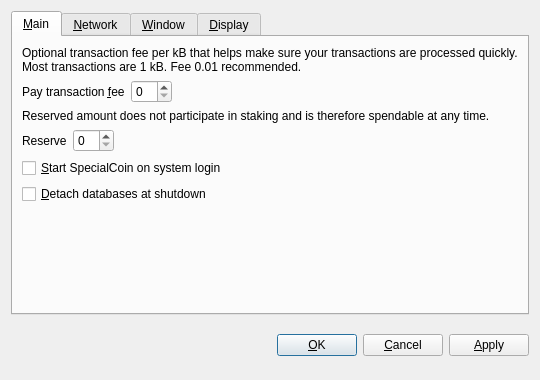
<?xml version="1.0" encoding="UTF-8"?>
<ui version="4.0">
 <class>OptionsDialog</class>
 <widget class="QDialog" name="OptionsDialog">
  <property name="geometry">
   <rect>
    <x>0</x>
    <y>0</y>
    <width>540</width>
    <height>380</height>
   </rect>
  </property>
  <property name="windowTitle">
   <string>Options</string>
  </property>
  <property name="modal">
   <bool>true</bool>
  </property>
  <layout class="QVBoxLayout" name="verticalLayout">
   <item>
    <widget class="QTabWidget" name="tabWidget">
     <property name="tabPosition">
      <enum>QTabWidget::North</enum>
     </property>
     <property name="currentIndex">
      <number>0</number>
     </property>
     <widget class="QWidget" name="tabMain">
      <attribute name="title">
       <string>&amp;Main</string>
      </attribute>
      <layout class="QVBoxLayout" name="verticalLayout_Main">
       <item>
        <widget class="QLabel" name="transactionFeeInfoLabel">
         <property name="text">
          <string>Optional transaction fee per kB that helps make sure your transactions are processed quickly. Most transactions are 1 kB. Fee 0.01 recommended.</string>
         </property>
         <property name="textFormat">
          <enum>Qt::PlainText</enum>
         </property>
         <property name="wordWrap">
          <bool>true</bool>
         </property>
        </widget>
       </item>
       <item>
        <layout class="QHBoxLayout" name="horizontalLayoutFee">
         <item>
          <widget class="QLabel" name="transactionFeeLabel">
           <property name="text">
            <string>Pay transaction &amp;fee</string>
           </property>
           <property name="textFormat">
            <enum>Qt::PlainText</enum>
           </property>
           <property name="buddy">
            <cstring>transactionFee</cstring>
           </property>
          </widget>
         </item>
         <item>
          <widget class="BitcoinAmountField" name="transactionFee"/>
         </item>
         <item>
          <spacer name="horizontalSpacerFee">
           <property name="orientation">
            <enum>Qt::Horizontal</enum>
           </property>
           <property name="sizeHint" stdset="0">
            <size>
             <width>40</width>
             <height>20</height>
            </size>
           </property>
          </spacer>
         </item>
        </layout>
       </item>
       <item>
        <widget class="QLabel" name="reserveBalanceInfoLabel">
         <property name="text">
          <string>Reserved amount does not participate in staking and is therefore spendable at any time.</string>
         </property>
         <property name="textFormat">
          <enum>Qt::PlainText</enum>
         </property>
         <property name="wordWrap">
          <bool>true</bool>
         </property>
        </widget>
       </item>
       <item>
        <layout class="QHBoxLayout" name="horizontalLayoutReserveBalance">
         <item>
          <widget class="QLabel" name="reserveBalanceLabel">
           <property name="text">
            <string>Reserve</string>
           </property>
           <property name="textFormat">
            <enum>Qt::PlainText</enum>
           </property>
           <property name="buddy">
            <cstring>reserveBalance</cstring>
           </property>
          </widget>
         </item>
         <item>
          <widget class="BitcoinAmountField" name="reserveBalance"/>
         </item>
         <item>
          <spacer name="horizontalSpacerReserveBalance">
           <property name="orientation">
            <enum>Qt::Horizontal</enum>
           </property>
           <property name="sizeHint" stdset="0">
            <size>
             <width>40</width>
             <height>20</height>
            </size>
           </property>
          </spacer>
         </item>
        </layout>
       </item>
       <item>
        <widget class="QCheckBox" name="bitcoinAtStartup">
         <property name="toolTip">
          <string>Automatically start SpecialCoin after logging in to the system.</string>
         </property>
         <property name="text">
          <string>&amp;Start SpecialCoin on system login</string>
         </property>
        </widget>
       </item>
       <item>
        <widget class="QCheckBox" name="detachDatabases">
         <property name="toolTip">
          <string>Detach block and address databases at shutdown. This means they can be moved to another data directory, but it slows down shutdown. The wallet is always detached.</string>
         </property>
         <property name="text">
          <string>&amp;Detach databases at shutdown</string>
         </property>
        </widget>
       </item>
       <item>
        <spacer name="verticalSpacer_Main">
         <property name="orientation">
          <enum>Qt::Vertical</enum>
         </property>
         <property name="sizeHint" stdset="0">
          <size>
           <width>20</width>
           <height>40</height>
          </size>
         </property>
        </spacer>
       </item>
      </layout>
     </widget>
     <widget class="QWidget" name="tabNetwork">
      <attribute name="title">
       <string>&amp;Network</string>
      </attribute>
      <layout class="QVBoxLayout" name="verticalLayout_Network">
       <item>
        <widget class="QCheckBox" name="mapPortUpnp">
         <property name="toolTip">
          <string>Automatically open the SpecialCoin client port on the router. This only works when your router supports UPnP and it is enabled.</string>
         </property>
         <property name="text">
          <string>Map port using &amp;UPnP</string>
         </property>
        </widget>
       </item>
       <item>
        <widget class="QCheckBox" name="connectSocks">
         <property name="toolTip">
          <string>Connect to the SpecialCoin network through a SOCKS proxy (e.g. when connecting through Tor).</string>
         </property>
         <property name="text">
          <string>&amp;Connect through SOCKS proxy:</string>
         </property>
        </widget>
       </item>
       <item>
        <layout class="QHBoxLayout" name="horizontalLayout_Network">
         <item>
          <widget class="QLabel" name="proxyIpLabel">
           <property name="text">
            <string>Proxy &amp;IP:</string>
           </property>
           <property name="textFormat">
            <enum>Qt::PlainText</enum>
           </property>
           <property name="buddy">
            <cstring>proxyIp</cstring>
           </property>
          </widget>
         </item>
         <item>
          <widget class="QValidatedLineEdit" name="proxyIp">
           <property name="maximumSize">
            <size>
             <width>140</width>
             <height>16777215</height>
            </size>
           </property>
           <property name="toolTip">
            <string>IP address of the proxy (e.g. 127.0.0.1)</string>
           </property>
          </widget>
         </item>
         <item>
          <widget class="QLabel" name="proxyPortLabel">
           <property name="text">
            <string>&amp;Port:</string>
           </property>
           <property name="textFormat">
            <enum>Qt::PlainText</enum>
           </property>
           <property name="buddy">
            <cstring>proxyPort</cstring>
           </property>
          </widget>
         </item>
         <item>
          <widget class="QLineEdit" name="proxyPort">
           <property name="maximumSize">
            <size>
             <width>55</width>
             <height>16777215</height>
            </size>
           </property>
           <property name="toolTip">
            <string>Port of the proxy (e.g. 9050)</string>
           </property>
          </widget>
         </item>
         <item>
          <widget class="QLabel" name="socksVersionLabel">
           <property name="text">
            <string>SOCKS &amp;Version:</string>
           </property>
           <property name="textFormat">
            <enum>Qt::PlainText</enum>
           </property>
           <property name="buddy">
            <cstring>socksVersion</cstring>
           </property>
          </widget>
         </item>
         <item>
          <widget class="QValueComboBox" name="socksVersion">
           <property name="toolTip">
            <string>SOCKS version of the proxy (e.g. 5)</string>
           </property>
          </widget>
         </item>
         <item>
          <spacer name="horizontalSpacer_Network">
           <property name="orientation">
            <enum>Qt::Horizontal</enum>
           </property>
           <property name="sizeHint" stdset="0">
            <size>
             <width>40</width>
             <height>20</height>
            </size>
           </property>
          </spacer>
         </item>
        </layout>
       </item>
       <item>
        <spacer name="verticalSpacer_Network">
         <property name="orientation">
          <enum>Qt::Vertical</enum>
         </property>
         <property name="sizeHint" stdset="0">
          <size>
           <width>20</width>
           <height>40</height>
          </size>
         </property>
        </spacer>
       </item>
      </layout>
     </widget>
     <widget class="QWidget" name="tabWindow">
      <attribute name="title">
       <string>&amp;Window</string>
      </attribute>
      <layout class="QVBoxLayout" name="verticalLayout_Window">
       <item>
        <widget class="QCheckBox" name="minimizeToTray">
         <property name="toolTip">
          <string>Show only a tray icon after minimizing the window.</string>
         </property>
         <property name="text">
          <string>&amp;Minimize to the tray instead of the taskbar</string>
         </property>
        </widget>
       </item>
       <item>
        <widget class="QCheckBox" name="minimizeOnClose">
         <property name="toolTip">
          <string>Minimize instead of exit the application when the window is closed. When this option is enabled, the application will be closed only after selecting Quit in the menu.</string>
         </property>
         <property name="text">
          <string>M&amp;inimize on close</string>
         </property>
        </widget>
       </item>
       <item>
        <spacer name="verticalSpacer_Window">
         <property name="orientation">
          <enum>Qt::Vertical</enum>
         </property>
         <property name="sizeHint" stdset="0">
          <size>
           <width>20</width>
           <height>40</height>
          </size>
         </property>
        </spacer>
       </item>
      </layout>
     </widget>
     <widget class="QWidget" name="tabDisplay">
      <attribute name="title">
       <string>&amp;Display</string>
      </attribute>
      <layout class="QVBoxLayout" name="verticalLayout_Display">
       <item>
        <layout class="QHBoxLayout" name="horizontalLayout_1_Display">
         <item>
          <widget class="QLabel" name="langLabel">
           <property name="text">
            <string>User Interface &amp;language:</string>
           </property>
           <property name="textFormat">
            <enum>Qt::PlainText</enum>
           </property>
           <property name="buddy">
            <cstring>lang</cstring>
           </property>
          </widget>
         </item>
         <item>
          <widget class="QValueComboBox" name="lang">
           <property name="toolTip">
            <string>The user interface language can be set here. This setting will take effect after restarting SpecialCoin.</string>
           </property>
          </widget>
         </item>
        </layout>
       </item>
       <item>
        <layout class="QHBoxLayout" name="horizontalLayout_2_Display">
         <item>
          <widget class="QLabel" name="unitLabel">
           <property name="text">
            <string>&amp;Unit to show amounts in:</string>
           </property>
           <property name="textFormat">
            <enum>Qt::PlainText</enum>
           </property>
           <property name="buddy">
            <cstring>unit</cstring>
           </property>
          </widget>
         </item>
         <item>
          <widget class="QValueComboBox" name="unit">
           <property name="toolTip">
            <string>Choose the default subdivision unit to show in the interface and when sending coins.</string>
           </property>
          </widget>
         </item>
        </layout>
       </item>
       <item>
        <widget class="QCheckBox" name="displayAddresses">
         <property name="toolTip">
          <string>Whether to show SpecialCoin addresses in the transaction list or not.</string>
         </property>
         <property name="text">
          <string>&amp;Display addresses in transaction list</string>
         </property>
        </widget>
       </item>
       <item>
        <widget class="QCheckBox" name="coinControlFeatures">
         <property name="toolTip">
          <string>Whether to show coin control features or not.</string>
         </property>
         <property name="text">
          <string>Display coin &amp;control features (experts only!)</string>
         </property>
        </widget>
       </item>
       <item>
        <spacer name="verticalSpacer_Display">
         <property name="orientation">
          <enum>Qt::Vertical</enum>
         </property>
         <property name="sizeHint" stdset="0">
          <size>
           <width>20</width>
           <height>40</height>
          </size>
         </property>
        </spacer>
       </item>
      </layout>
     </widget>
    </widget>
   </item>
   <item>
    <layout class="QHBoxLayout" name="horizontalLayout_Buttons">
     <item>
      <spacer name="horizontalSpacer_1">
       <property name="orientation">
        <enum>Qt::Horizontal</enum>
       </property>
       <property name="sizeHint" stdset="0">
        <size>
         <width>40</width>
         <height>48</height>
        </size>
       </property>
      </spacer>
     </item>
     <item>
      <widget class="QLabel" name="statusLabel">
       <property name="font">
        <font>
         <weight>75</weight>
         <bold>true</bold>
        </font>
       </property>
       <property name="text">
        <string/>
       </property>
       <property name="textFormat">
        <enum>Qt::PlainText</enum>
       </property>
       <property name="wordWrap">
        <bool>true</bool>
       </property>
      </widget>
     </item>
     <item>
      <spacer name="horizontalSpacer_2">
       <property name="orientation">
        <enum>Qt::Horizontal</enum>
       </property>
       <property name="sizeHint" stdset="0">
        <size>
         <width>40</width>
         <height>48</height>
        </size>
       </property>
      </spacer>
     </item>
     <item>
      <widget class="QPushButton" name="okButton">
       <property name="text">
        <string>&amp;OK</string>
       </property>
      </widget>
     </item>
     <item>
      <widget class="QPushButton" name="cancelButton">
       <property name="text">
        <string>&amp;Cancel</string>
       </property>
       <property name="autoDefault">
        <bool>false</bool>
       </property>
      </widget>
     </item>
     <item>
      <widget class="QPushButton" name="applyButton">
       <property name="text">
        <string>&amp;Apply</string>
       </property>
       <property name="autoDefault">
        <bool>false</bool>
       </property>
      </widget>
     </item>
    </layout>
   </item>
  </layout>
 </widget>
 <customwidgets>
  <customwidget>
   <class>BitcoinAmountField</class>
   <extends>QSpinBox</extends>
   <header>bitcoinamountfield.h</header>
  </customwidget>
  <customwidget>
   <class>QValueComboBox</class>
   <extends>QComboBox</extends>
   <header>qvaluecombobox.h</header>
  </customwidget>
  <customwidget>
   <class>QValidatedLineEdit</class>
   <extends>QLineEdit</extends>
   <header>qvalidatedlineedit.h</header>
  </customwidget>
 </customwidgets>
 <resources/>
 <connections/>
</ui>
